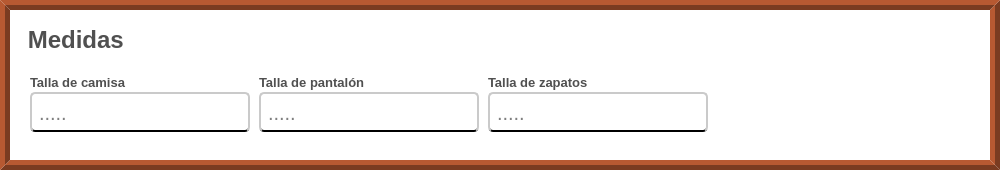
              <widget class="QFrame" name="info_medidas">
               <property name="sizePolicy">
                <sizepolicy hsizetype="Preferred" vsizetype="Preferred">
                 <horstretch>0</horstretch>
                 <verstretch>10</verstretch>
                </sizepolicy>
               </property>
               <property name="minimumSize">
                <size>
                 <width>1000</width>
                 <height>170</height>
                </size>
               </property>
               <property name="styleSheet">
                <string notr="true">QFrame{
	background-color: rgb(255, 255, 255);
	border:10px ridge rgb(122, 59, 33);
}</string>
               </property>
               <property name="frameShape">
                <enum>QFrame::NoFrame</enum>
               </property>
               <property name="frameShadow">
                <enum>QFrame::Raised</enum>
               </property>
               <layout class="QVBoxLayout" name="verticalLayout_7">
                <property name="topMargin">
                 <number>20</number>
                </property>
                <item alignment="Qt::AlignLeft">
                 <widget class="QLabel" name="label_titulo_del_segmento_medidas">
                  <property name="maximumSize">
                   <size>
                    <width>16777215</width>
                    <height>20</height>
                   </size>
                  </property>
                  <property name="font">
                   <font>
                    <family>Arial</family>
                    <pointsize>18</pointsize>
                    <weight>75</weight>
                    <bold>true</bold>
                   </font>
                  </property>
                  <property name="styleSheet">
                   <string notr="true">QLabel{
	

	
	color: rgb(80, 80, 80);
	border:none;
	border-color: #ffffff;


}
</string>
                  </property>
                  <property name="text">
                   <string> Medidas</string>
                  </property>
                  <property name="scaledContents">
                   <bool>false</bool>
                  </property>
                  <property name="alignment">
                   <set>Qt::AlignCenter</set>
                  </property>
                 </widget>
                </item>
                <item>
                 <widget class="QFrame" name="preguntas_info_medidas">
                  <property name="styleSheet">
                   <string notr="true">border:none;</string>
                  </property>
                  <property name="frameShape">
                   <enum>QFrame::NoFrame</enum>
                  </property>
                  <property name="frameShadow">
                   <enum>QFrame::Raised</enum>
                  </property>
                  <layout class="QGridLayout" name="gridLayout_5">
                   <property name="horizontalSpacing">
                    <number>9</number>
                   </property>
                   <property name="verticalSpacing">
                    <number>20</number>
                   </property>
                   <item row="0" column="0">
                    <layout class="QVBoxLayout" name="verticalLayout_18">
                     <property name="spacing">
                      <number>0</number>
                     </property>
                     <item alignment="Qt::AlignLeft">
                      <widget class="QLabel" name="label_talla_de_camisa">
                       <property name="sizePolicy">
                        <sizepolicy hsizetype="Preferred" vsizetype="Preferred">
                         <horstretch>0</horstretch>
                         <verstretch>0</verstretch>
                        </sizepolicy>
                       </property>
                       <property name="maximumSize">
                        <size>
                         <width>16777215</width>
                         <height>20</height>
                        </size>
                       </property>
                       <property name="font">
                        <font>
                         <family>Arial</family>
                         <pointsize>10</pointsize>
                         <weight>75</weight>
                         <bold>true</bold>
                        </font>
                       </property>
                       <property name="styleSheet">
                        <string notr="true">QLabel{
		
	color: rgb(80, 80, 80);

	border-color: #ffffff;


}
</string>
                       </property>
                       <property name="text">
                        <string>Talla de camisa</string>
                       </property>
                       <property name="scaledContents">
                        <bool>false</bool>
                       </property>
                      </widget>
                     </item>
                     <item>
                      <widget class="QLineEdit" name="input_talla_de_camisa">
                       <property name="sizePolicy">
                        <sizepolicy hsizetype="Fixed" vsizetype="Fixed">
                         <horstretch>0</horstretch>
                         <verstretch>20</verstretch>
                        </sizepolicy>
                       </property>
                       <property name="minimumSize">
                        <size>
                         <width>220</width>
                         <height>40</height>
                        </size>
                       </property>
                       <property name="font">
                        <font>
                         <family>Arial</family>
                         <pointsize>15</pointsize>
                        </font>
                       </property>
                       <property name="styleSheet">
                        <string notr="true">QLineEdit{
	
	background-color: rgb(255, 255, 255);
	border-radius:5px;
	padding-left: 5px;
 padding-right:5px;
	padding-top:1px;
	border-bottom:2px solid black  ;
	border-top: 2px solid rgb(202, 202, 202);
	border-left: 2px solid rgb(202, 202, 202);
	border-right: 2px solid rgb(202, 202, 202);

}

QLineEdit:focus{

	border: 2px solid rgb(17, 192, 255)



}
</string>
                       </property>
                       <property name="placeholderText">
                        <string>.....</string>
                       </property>
                      </widget>
                     </item>
                    </layout>
                   </item>
                   <item row="0" column="1">
                    <layout class="QVBoxLayout" name="verticalLayout_19">
                     <property name="spacing">
                      <number>0</number>
                     </property>
                     <item alignment="Qt::AlignLeft">
                      <widget class="QLabel" name="label_talla_De_pantalon">
                       <property name="sizePolicy">
                        <sizepolicy hsizetype="Preferred" vsizetype="Preferred">
                         <horstretch>0</horstretch>
                         <verstretch>0</verstretch>
                        </sizepolicy>
                       </property>
                       <property name="maximumSize">
                        <size>
                         <width>16777215</width>
                         <height>20</height>
                        </size>
                       </property>
                       <property name="font">
                        <font>
                         <family>Arial</family>
                         <pointsize>10</pointsize>
                         <weight>75</weight>
                         <bold>true</bold>
                        </font>
                       </property>
                       <property name="styleSheet">
                        <string notr="true">QLabel{
		
	color: rgb(80, 80, 80);

	border-color: #ffffff;


}
</string>
                       </property>
                       <property name="text">
                        <string>Talla de pantalón</string>
                       </property>
                       <property name="scaledContents">
                        <bool>false</bool>
                       </property>
                      </widget>
                     </item>
                     <item>
                      <widget class="QLineEdit" name="input_talla_de_pantalon">
                       <property name="sizePolicy">
                        <sizepolicy hsizetype="Fixed" vsizetype="Fixed">
                         <horstretch>0</horstretch>
                         <verstretch>20</verstretch>
                        </sizepolicy>
                       </property>
                       <property name="minimumSize">
                        <size>
                         <width>220</width>
                         <height>40</height>
                        </size>
                       </property>
                       <property name="font">
                        <font>
                         <family>Arial</family>
                         <pointsize>15</pointsize>
                        </font>
                       </property>
                       <property name="styleSheet">
                        <string notr="true">QLineEdit{
	
	background-color: rgb(255, 255, 255);
	border-radius:5px;
	padding-left: 5px;
 padding-right:5px;
	padding-top:1px;
	border-bottom:2px solid black  ;
	border-top: 2px solid rgb(202, 202, 202);
	border-left: 2px solid rgb(202, 202, 202);
	border-right: 2px solid rgb(202, 202, 202);

}

QLineEdit:focus{

	border: 2px solid rgb(17, 192, 255)



}
</string>
                       </property>
                       <property name="placeholderText">
                        <string>.....</string>
                       </property>
                      </widget>
                     </item>
                    </layout>
                   </item>
                   <item row="0" column="2">
                    <layout class="QVBoxLayout" name="verticalLayout_20">
                     <property name="spacing">
                      <number>0</number>
                     </property>
                     <item alignment="Qt::AlignLeft">
                      <widget class="QLabel" name="label_talla_de_zapatos">
                       <property name="sizePolicy">
                        <sizepolicy hsizetype="Preferred" vsizetype="Preferred">
                         <horstretch>0</horstretch>
                         <verstretch>0</verstretch>
                        </sizepolicy>
                       </property>
                       <property name="maximumSize">
                        <size>
                         <width>16777215</width>
                         <height>20</height>
                        </size>
                       </property>
                       <property name="font">
                        <font>
                         <family>Arial</family>
                         <pointsize>10</pointsize>
                         <weight>75</weight>
                         <bold>true</bold>
                        </font>
                       </property>
                       <property name="styleSheet">
                        <string notr="true">QLabel{
		
	color: rgb(80, 80, 80);

	border-color: #ffffff;


}
</string>
                       </property>
                       <property name="text">
                        <string>Talla de zapatos</string>
                       </property>
                       <property name="scaledContents">
                        <bool>false</bool>
                       </property>
                      </widget>
                     </item>
                     <item alignment="Qt::AlignLeft">
                      <widget class="QLineEdit" name="input_talla_de_zapatos">
                       <property name="sizePolicy">
                        <sizepolicy hsizetype="Fixed" vsizetype="Fixed">
                         <horstretch>0</horstretch>
                         <verstretch>20</verstretch>
                        </sizepolicy>
                       </property>
                       <property name="minimumSize">
                        <size>
                         <width>220</width>
                         <height>40</height>
                        </size>
                       </property>
                       <property name="font">
                        <font>
                         <family>Arial</family>
                         <pointsize>15</pointsize>
                        </font>
                       </property>
                       <property name="styleSheet">
                        <string notr="true">QLineEdit{
	
	background-color: rgb(255, 255, 255);
	border-radius:5px;
	padding-left: 5px;
 padding-right:5px;
	padding-top:1px;
	border-bottom:2px solid black  ;
	border-top: 2px solid rgb(202, 202, 202);
	border-left: 2px solid rgb(202, 202, 202);
	border-right: 2px solid rgb(202, 202, 202);

}

QLineEdit:focus{

	border: 2px solid rgb(17, 192, 255)



}
</string>
                       </property>
                       <property name="placeholderText">
                        <string>.....</string>
                       </property>
                      </widget>
                     </item>
                    </layout>
                   </item>
                  </layout>
                 </widget>
                </item>
               </layout>
              </widget>
